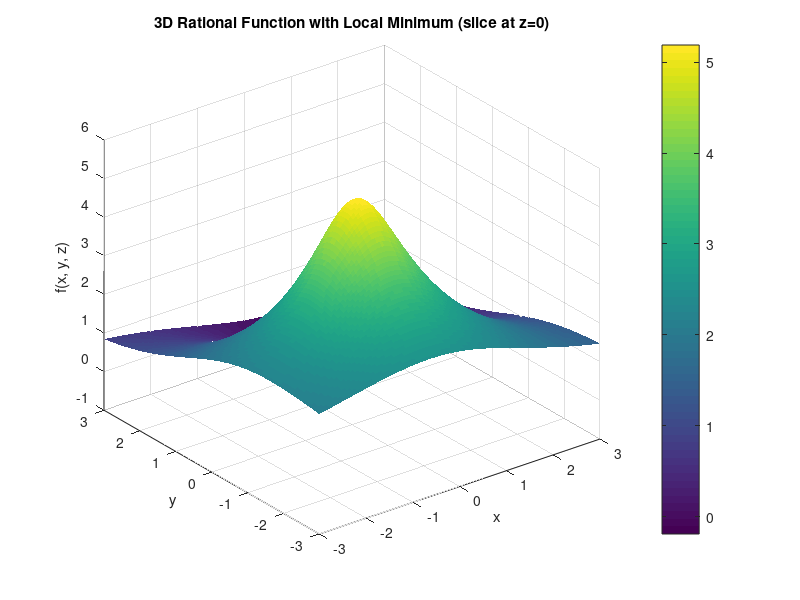

MATLAB code to generate this figure: (Note: this script raises an error after producing the figure.)
% Define the 3D rational function
f = @(x, y, z) (x.^2 + y.^2 + z.^2 - 2*x - 4*y - 6*z + 4) ./ (x.^2 + y.^2 + z.^2 + 1);

% Define the range for x, y, and z
[x, y, z] = ndgrid(linspace(-3, 3, 100), linspace(-3, 3, 100), linspace(-3, 3, 100));

% Calculate the corresponding values (z will be a 3D matrix, so for plotting we'll need to slice it)
w = f(x, y, z);

% Plotting the 3D function would require slicing, here we plot at z=0 for simplicity
z_slice = 0;
w_slice = f(x(:,:,1), y(:,:,1), z_slice*ones(size(x(:,:,1))));

figure;
surf(x(:,:,1), y(:,:,1), w_slice, 'EdgeColor', 'none');
title('3D Rational Function with Local Minimum (slice at z=0)');
xlabel('x');
ylabel('y');
zlabel('f(x, y, z)');
colorbar;
grid on;

% Define the function for fmincon
fmin = @(v) f(v(1), v(2), v(3));

% Define the initial guess for the minimum
initial_guess = [0, 0, 0];

% Define bounds to prevent numerical issues
lb = [-10, -10, -10];  % Lower bounds
ub = [10, 10, 10];    % Upper bounds

% Use fmincon to find the minimum
options = optimoptions('fmincon', 'Algorithm', 'interior-point', 'Display', 'final');
[x_opt, fval] = fmincon(fmin, initial_guess, [], [], [], [], lb, ub, [], options);

% Display the result
fprintf('Local minimum found at (x, y, z) = (%.4f, %.4f, %.4f) with value f(x, y, z) = %.4f\n', x_opt(1), x_opt(2), x_opt(3), fval);

% Plot the local minimum point on the slice plot
hold on;
plot3(x_opt(1), x_opt(2), f(x_opt(1), x_opt(2), z_slice), 'ro', 'MarkerSize', 10, 'LineWidth', 2);
legend('f(x, y, z)', 'Local Minimum');
hold off;